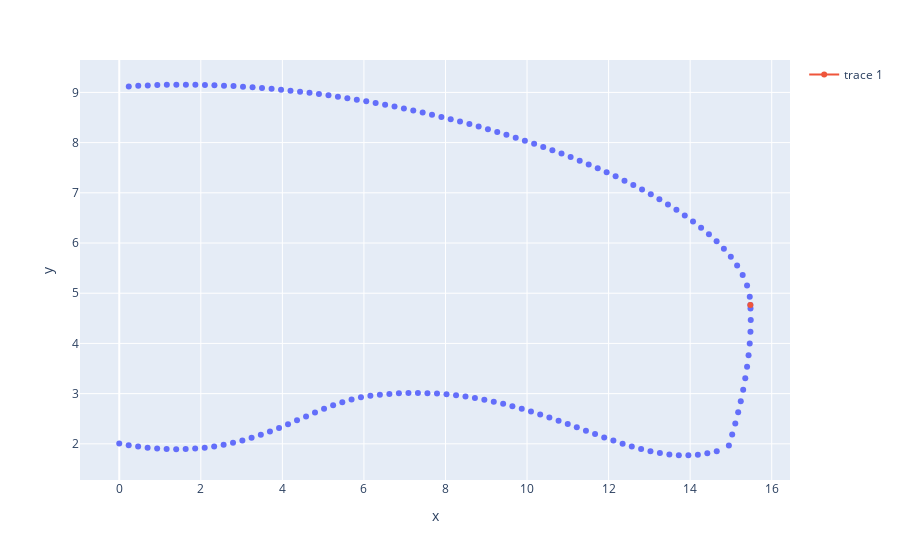

Notebook source saved alongside this figure:
### Markdown cell above
### Interpolate

### Code cell
import numpy as np
import plotly.express as px

from cadcore.bezier_curve import DEG_TO_RAD

x = board.bezier_slices[1].position
# x = x/2

surface_model = BezierControlPointInterpolationSurfaceModel()

# Get surface points
points = []
for s in np.linspace(0, 1, 150):
    points.append(surface_model.get_point_at(board, x, s))

# Find apex
APEX_DEFINITION_ANGLE = 90
interpolated_slice = board.get_interpolated_slice(x)
s_for_apex = interpolated_slice.get_s_by_normal_reverse(APEX_DEFINITION_ANGLE * DEG_TO_RAD)
_, apex_x, apex_y = surface_model.get_point_at(board, x, s_for_apex)
# apex_x, apex_y = interpolated_slice.get_point_at_s(s_for_apex)
# apex_y += board.get_rocker_at_pos(x)

X = [p[1] for p in points]
Y = [p[2] for p in points]

fig = px.scatter(x=X, y=Y)
fig.add_scatter(x=[apex_x], y=[apex_y])

### Figure 1 — Plotly figure (JSON) as saved in the notebook; plotly's stock layout.template omitted (floating-point values rounded to 4 significant figures; data arrays with more than 128 entries replaced by an {"elided": "..."} marker saying what was removed)
{"data": [{"hovertemplate": "x=%{x}<br>y=%{y}<extra></extra>", "legendgroup": "", "marker": {"color": "#636efa", "symbol": "circle"}, "mode": "markers", "name": "", "orientation": "v", "showlegend": false, "type": "scatter", "x": {"elided": "150 float values"}, "xaxis": "x", "y": {"elided": "150 float values"}, "yaxis": "y"}, {"type": "scatter", "x": [15.48], "y": [4.768]}], "layout": {"legend": {"tracegroupgap": 0}, "margin": {"t": 60}, "xaxis": {"anchor": "y", "domain": [0, 1], "title": {"text": "x"}}, "yaxis": {"anchor": "x", "domain": [0, 1], "title": {"text": "y"}}}}
